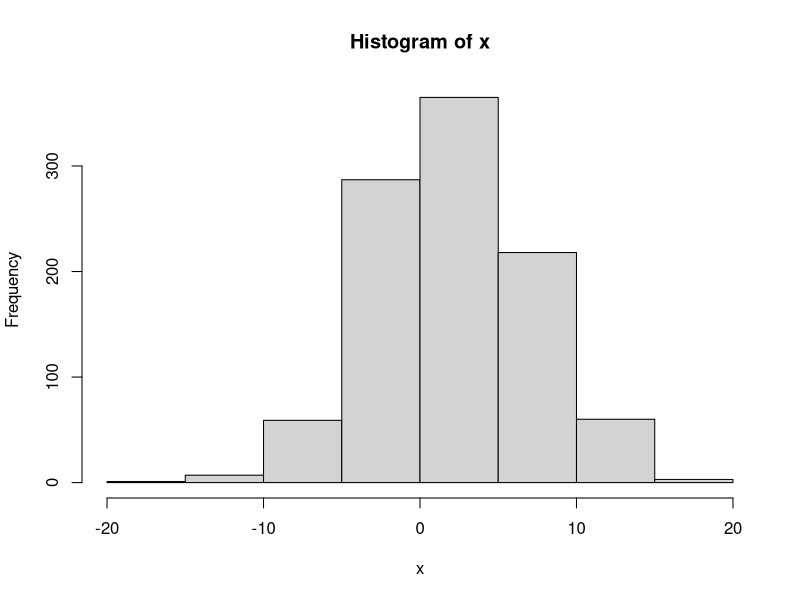
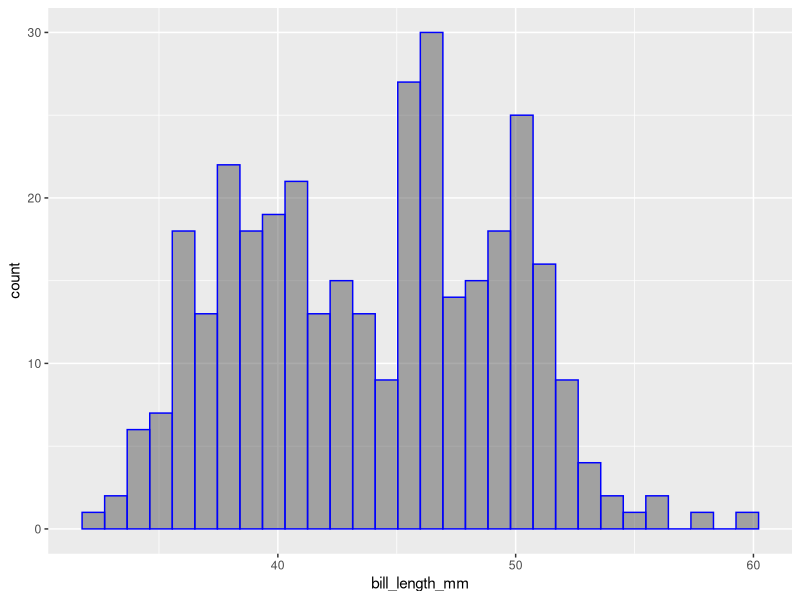

These charts were generated, in order, by the following R code:
## ---- chunk 1
library(tidyverse)
library(palmerpenguins)
## ---- chunk 2
x <- rnorm(1000,2,5)
hist(x)
## ---- chunk 3
penguins |> 
  ggplot(aes(x= bill_length_mm))+
  geom_histogram(bins = 30,col = "Blue",alpha=0.5)

